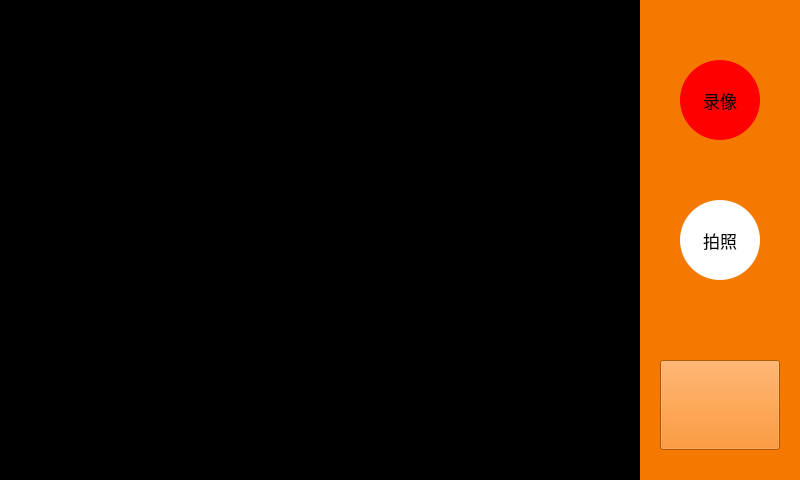
<?xml version="1.0" encoding="UTF-8"?>
<ui version="4.0">
 <class>cam</class>
 <widget class="QWidget" name="cam">
  <property name="geometry">
   <rect>
    <x>0</x>
    <y>0</y>
    <width>800</width>
    <height>480</height>
   </rect>
  </property>
  <property name="windowTitle">
   <string>cam</string>
  </property>
  <property name="styleSheet">
   <string notr="true">background-color: rgb(245, 121, 0);</string>
  </property>
  <widget class="QPushButton" name="take_photo">
   <property name="geometry">
    <rect>
     <x>680</x>
     <y>200</y>
     <width>80</width>
     <height>80</height>
    </rect>
   </property>
   <property name="font">
    <font>
     <pointsize>13</pointsize>
     <weight>50</weight>
     <italic>false</italic>
     <bold>false</bold>
     <underline>false</underline>
    </font>
   </property>
   <property name="styleSheet">
    <string notr="true">background-color: rgb(255, 255, 255);
border-radius: 40px;</string>
   </property>
   <property name="text">
    <string>拍照</string>
   </property>
  </widget>
  <widget class="QWidget" name="widget" native="true">
   <property name="geometry">
    <rect>
     <x>0</x>
     <y>0</y>
     <width>640</width>
     <height>480</height>
    </rect>
   </property>
   <property name="styleSheet">
    <string notr="true">background-color: rgb(0, 0, 0);</string>
   </property>
  </widget>
  <widget class="QPushButton" name="album">
   <property name="geometry">
    <rect>
     <x>660</x>
     <y>360</y>
     <width>120</width>
     <height>90</height>
    </rect>
   </property>
   <property name="text">
    <string/>
   </property>
   <property name="iconSize">
    <size>
     <width>120</width>
     <height>90</height>
    </size>
   </property>
  </widget>
  <widget class="QPushButton" name="take_video">
   <property name="geometry">
    <rect>
     <x>680</x>
     <y>60</y>
     <width>80</width>
     <height>80</height>
    </rect>
   </property>
   <property name="font">
    <font>
     <pointsize>13</pointsize>
     <weight>50</weight>
     <italic>false</italic>
     <bold>false</bold>
     <underline>false</underline>
    </font>
   </property>
   <property name="styleSheet">
    <string notr="true">background-color:rgb(255, 0, 0);
border-radius: 40px;
</string>
   </property>
   <property name="text">
    <string>录像</string>
   </property>
  </widget>
  <widget class="QLabel" name="FPS">
   <property name="geometry">
    <rect>
     <x>650</x>
     <y>10</y>
     <width>91</width>
     <height>40</height>
    </rect>
   </property>
   <property name="font">
    <font>
     <pointsize>15</pointsize>
     <weight>75</weight>
     <bold>true</bold>
    </font>
   </property>
   <property name="styleSheet">
    <string notr="true">background-color: transparent;
color: rgb(255, 255, 255);</string>
   </property>
   <property name="text">
    <string/>
   </property>
  </widget>
 </widget>
 <resources/>
 <connections/>
</ui>
